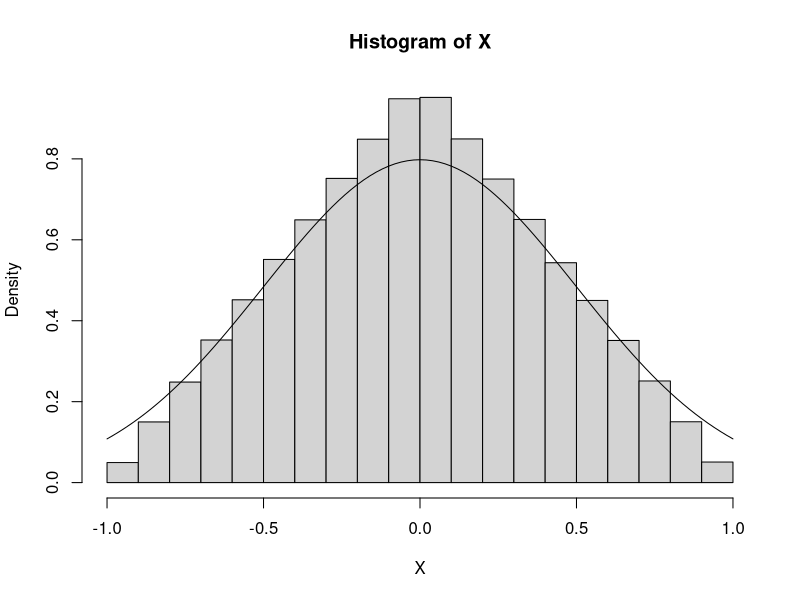
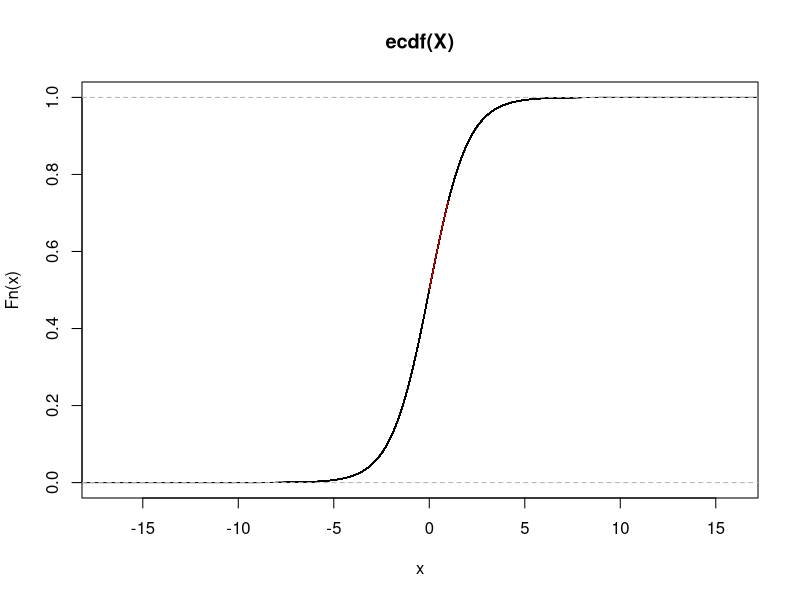
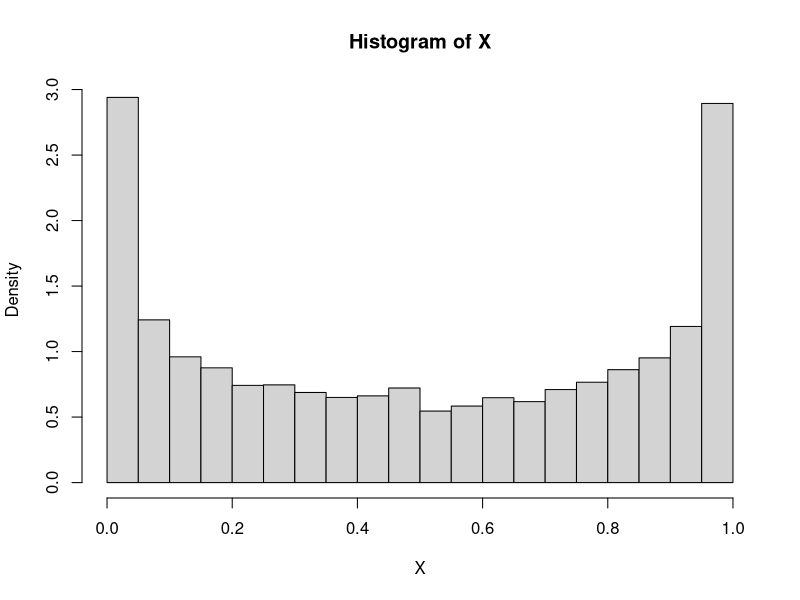
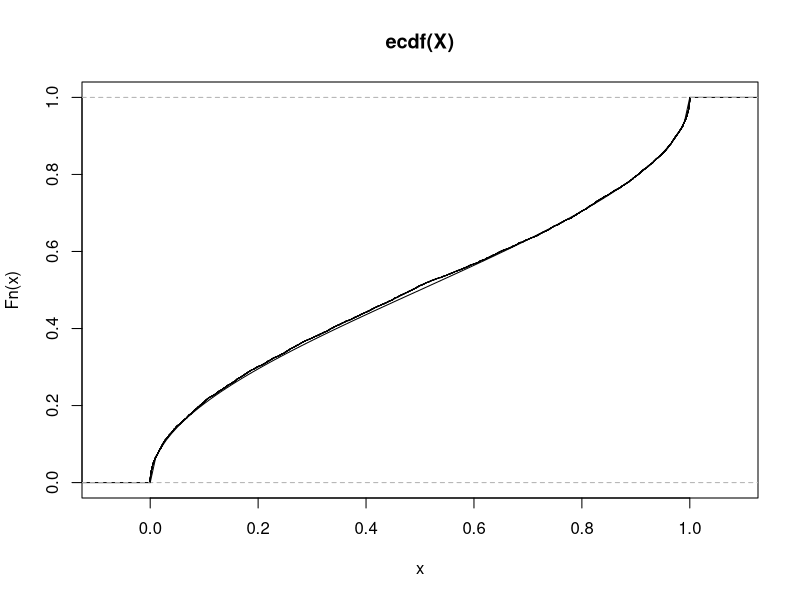

Source code (R) for these figures, in order: (Note: this script raises an error after producing the figures.)
#zad3
n <- 10^6

X<- numeric(n)
for (i in 1:n){
  X1 <- runif(1)
  U <- runif(1)
  if (U <= 1-X1){
    Y = X1;
  } else {
    Y = X1 -1;
  }
  X[i] <- Y
}

hist(X, prob=TRUE)
curve(dnorm(x,0,1/2), add=TRUE)


#zad1

#zad2 
X<- numeric(n)
for (i in 1:n){
  V <- runif(1,0,1)
  X[i] <- log(V/(1-V))
}

plot(ecdf(X))
curve(exp(x)/(exp(x)+1), from=0, to=1,add=TRUE,col='red')

#zad3
n <- 10^4

X<- numeric(n)
for (i in 1:n){
 V <- runif(1,0,pi/2)
 X[i] = sin(V)^2
}

hist(X, probability =TRUE)

#curve(1- 2*x/(sqrt(1-x^2)), from=0,to=10,add=TRUE)

plot(ecdf(X)) #dystrybuanta empiryczna
curve(2/pi* asin(sqrt(x)), from=0, to=1, add=TRUE)
X<- numeric(n)
for (i in 1:n){
  V <- runif(1,0,1)
  X[i] <- ln(t/(1-t))
}

hist(X, prob=TRUE)



